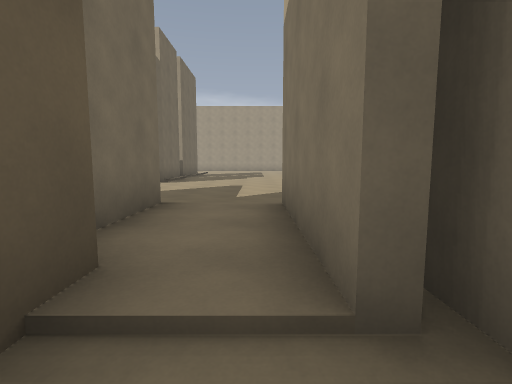
view 1 (above)

24 first-person views from a walk through a Godot game level. The camera is 1.3 m above the floor, tilts 6° down and sees 85° across. The floor is counted in squares, 2 m on a side. Each view is taken from the middle of a square. On the plan, view 1 faces up. The plan holds only what a view shows up to about 9 squares ahead; the rest is blank. The place goes on beyond the plan. Surface patterns are stand-ins for the level's own textures.

view 2
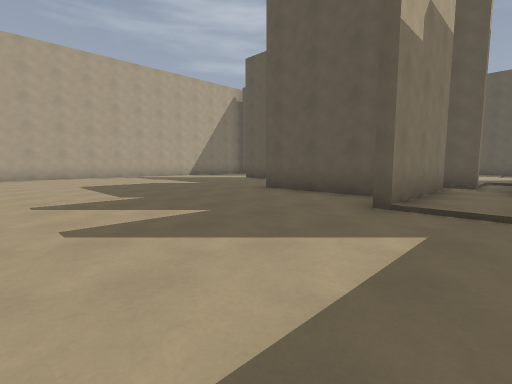

view 3
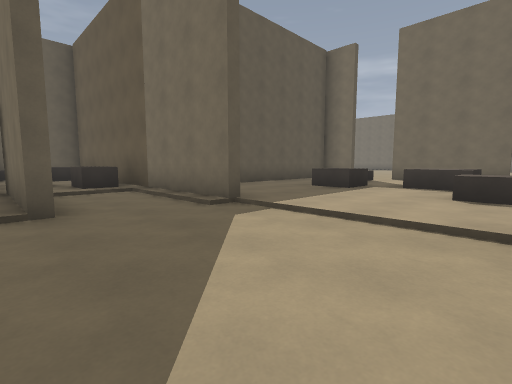

view 4
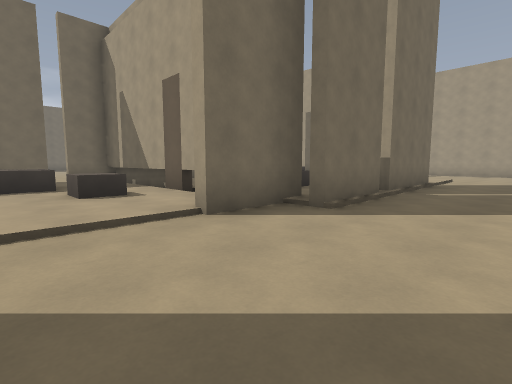

view 5
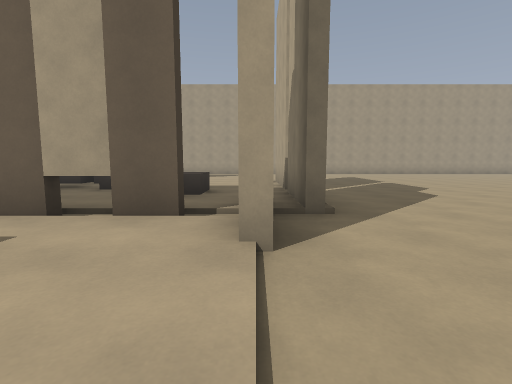

view 6
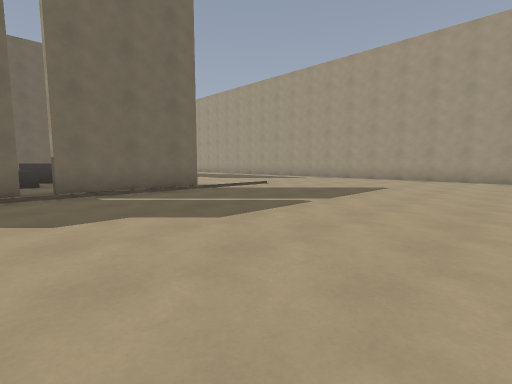

view 7
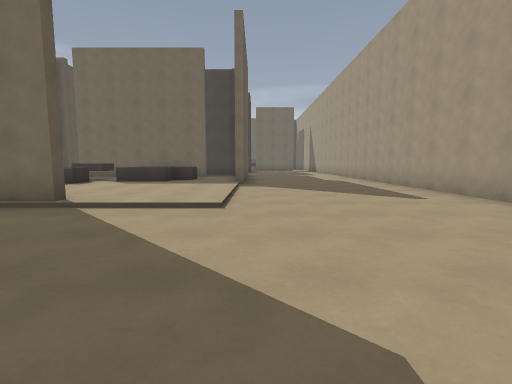

view 8
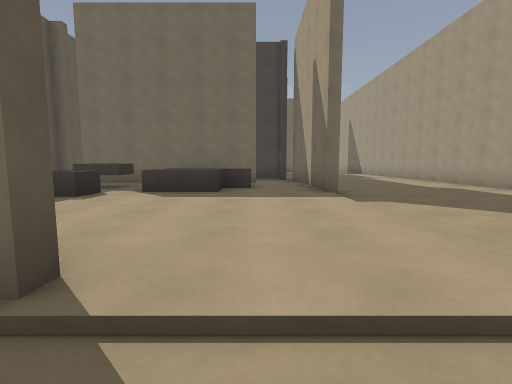

view 9
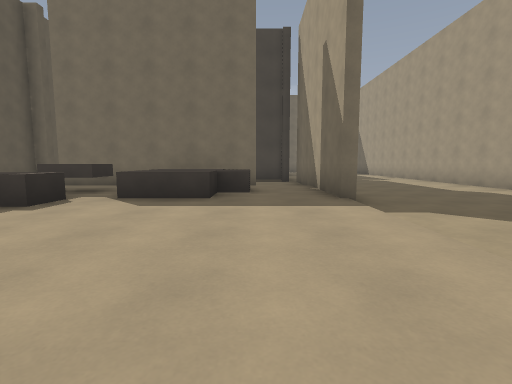

view 10
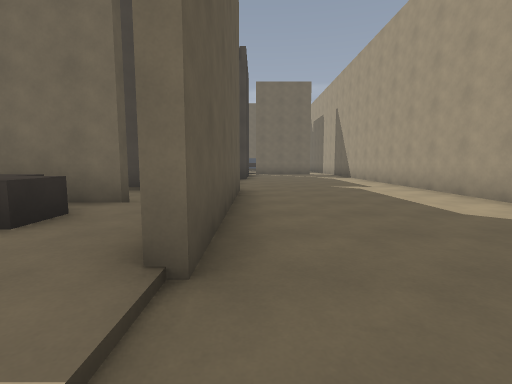

view 11
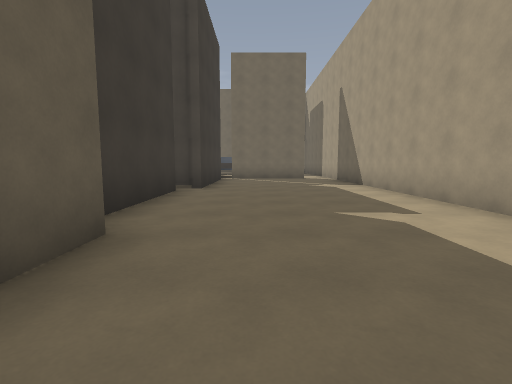

view 12
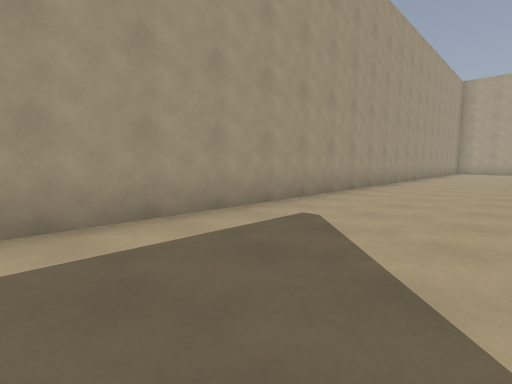

view 13
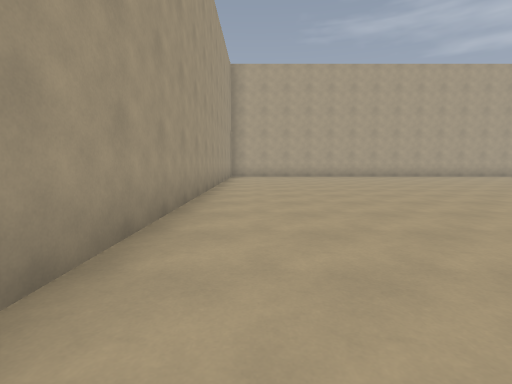

view 14
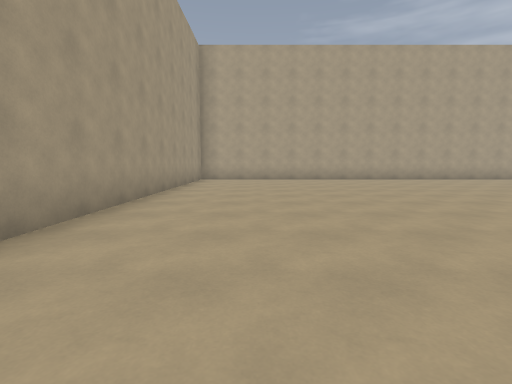

view 15
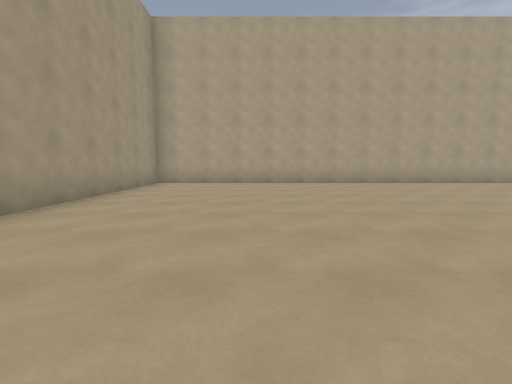

view 16
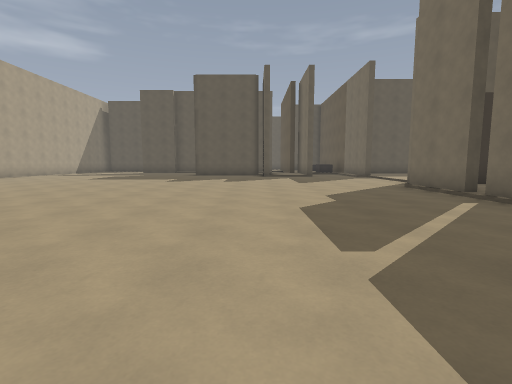

view 17
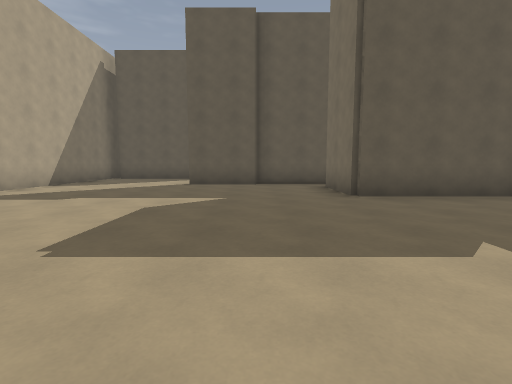

view 18
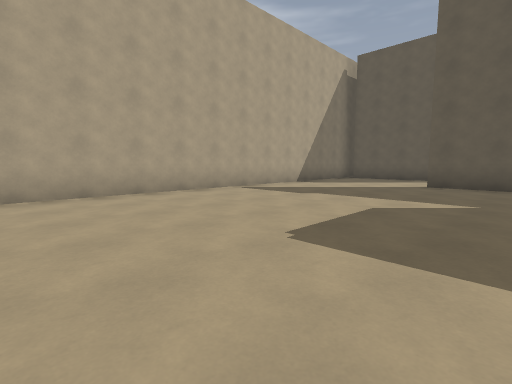

view 19
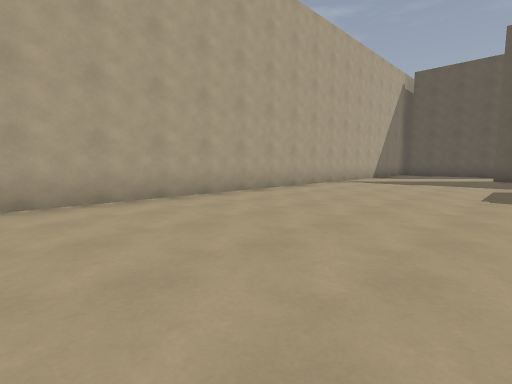

view 20
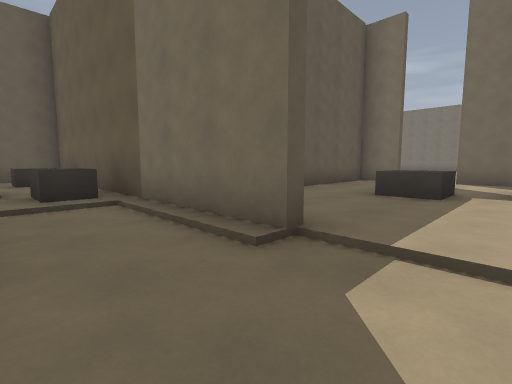

view 21
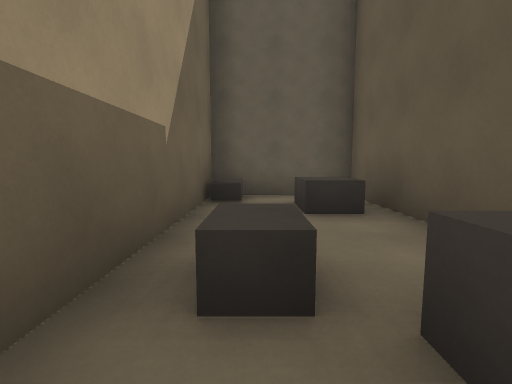

view 22
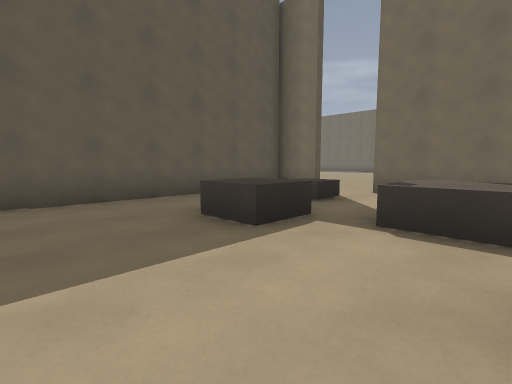

view 23
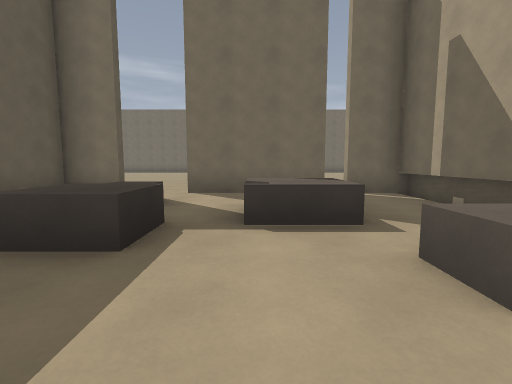

view 24
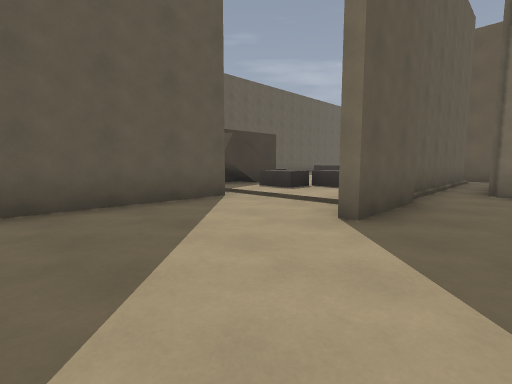

### Floor plan
Key: @ floor where view 1 was taken; # wall or solid block; x gap in a wall; . main floor; : floor 0.25 m higher than the main floor; / step, stairs or slope; ^ raised ledge; B box.
Columns run from 19 left of view 1 to 12 right of it. Each row starts with its distance up from view 1.
 23 ################################
 22 ...............................#
 21 ...............................#
 20 ...............................#
 19 ...............................#
 18 ###....#####...................#
 17   ######./::::::/..............#
 16       #..#B:::::/..............#
 15       #. #BB::::#..............#
 14          #BB::::#.......  .....#
 13          #BBB:::#........  ....#
 12          #BBBBB:/..............#
 11          x:::BB:#..............#
 10        #####   ##..............#
  9         #::#####...............#
  8         /:::B::/...............#
  7         #:BB:::/...............#
  6         #:BB:::/...............#
  5         #::BB::/...............#
  4      .../B:BB::#..#/#..........#
  3      ...#::::::#..#:#..........#
  2         ########..#:####.......#
  1                #^:#/#  #.......#
  0                #^^#@.....##....#
 -1                #:^#x######/....#
 -2                #::#:   BB:/....
 -3                #^:#:   BB:/####
 -4                # ^#     B:/
 -5                ####     //

Where each view was taken, in squares from view 1:
view 1: 0 up, 0 right, facing up
view 2: 8 up, 1 left, facing down-right
view 3: 8 up, 1 left, facing down-left
view 4: 6 up, 1 left, facing up-left
view 5: 6 up, 4 left, facing up
view 6: 11 up, 3 right, facing up-left
view 7: 18 up, 1 right, facing left
view 8: 16 up, 2 left, facing left
view 9: 16 up, 3 left, facing left
view 10: 18 up, 6 left, facing left
view 11: 19 up, 10 left, facing left
view 12: 19 up, 7 left, facing up-right
view 13: 21 up, 1 left, facing right
view 14: 20 up, 1 right, facing right
view 15: 19 up, 3 right, facing right
view 16: 17 up, 1 right, facing down
view 17: 8 up, 6 right, facing down
view 18: 8 up, 6 right, facing down-right
view 19: 12 up, 7 right, facing down-right
view 20: 6 up, 2 left, facing down-left
view 21: 1 up, 2 left, facing down
view 22: 7 up, 5 left, facing down-left
view 23: 6 up, 5 left, facing left
view 24: 1 up, 11 right, facing down-left
